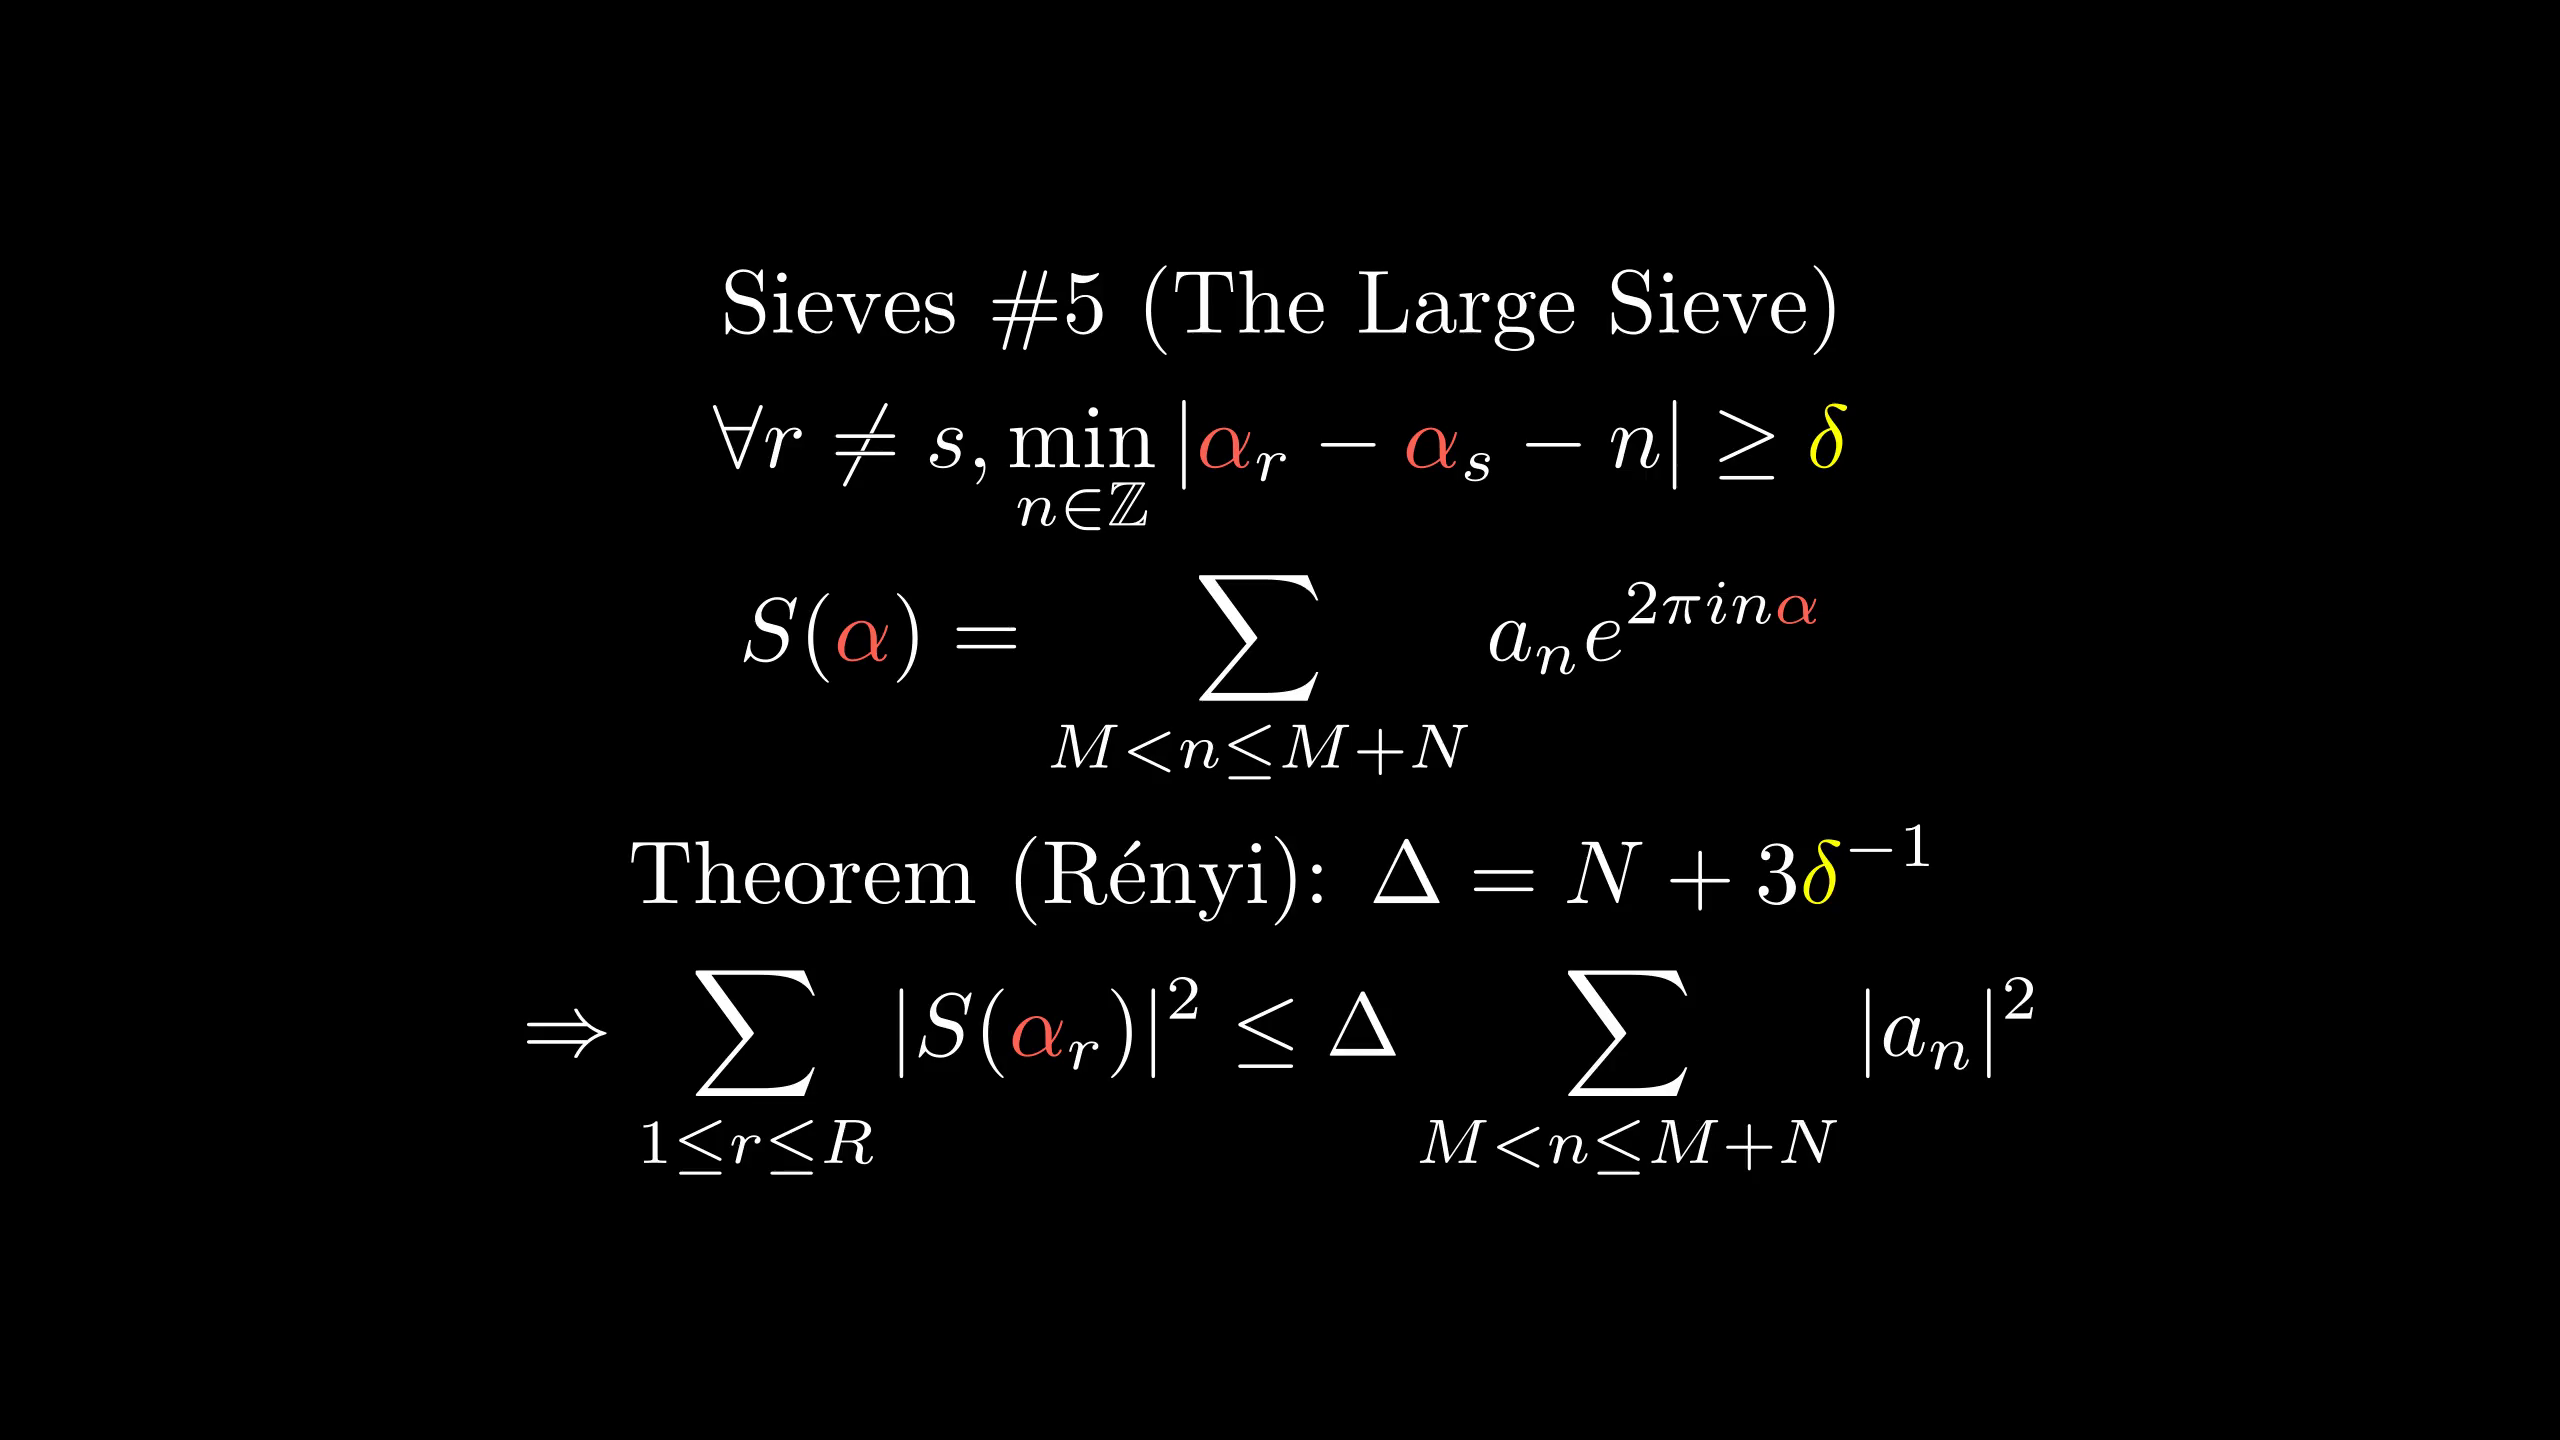

Python code for this plot:
from manimlib.imports import *

class FooScene(Scene):
    def construct(self):
        tit=TextMobject(r"Sieves \#5 (The Large Sieve)")
        cm={r"\alpha":RED,r"\delta":YELLOW}
        fml0=TexMobject(r"\forall r\ne s," \
                r"\min_{n\in\mathbb Z}|\alpha_r-\alpha_s-n|\ge\delta",
                tex_to_color_map=cm)
        fml=TexMobject(r"S(\alpha)=\sum_{M<n\le M+N}a_ne^{2\pi in\alpha}",
                tex_to_color_map=cm)
        fml2=TexMobject(r"\Rightarrow\sum_{1\le r\le R}|S(\alpha_r)|^2\le\Delta\sum_{M<n\le M+N}|a_n|^2",tex_to_color_map=cm)
        fml3=TexMobject(r"\text{Theorem (Rényi): }\Delta=N+3\delta^{-1}",
                tex_to_color_map=cm)
        self.add(VGroup(tit,fml0,fml,fml3,fml2).arrange(DOWN))
        self.wait()
